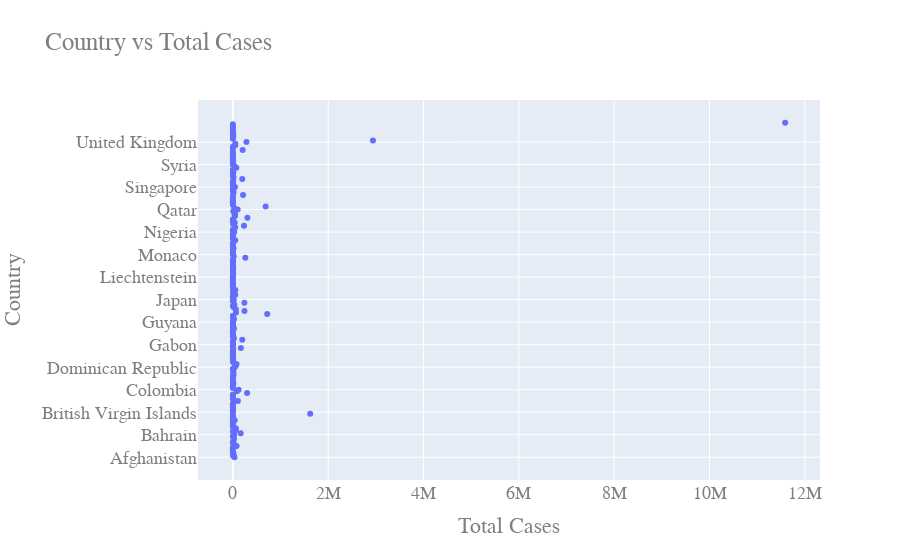

The cell this chart's notebook holds for it:
### Code cell
fig = go.Figure() 
fig.add_trace(go.Scatter( # Using Plotly's Scatter Method to plot a graph of popularity against vote_average.
    x= df_clean.total_cases,
    y= df_clean.location,
    mode='markers'
))
fig.update_layout(  # Making updates in layout 
    title="Country vs Total Cases",
    xaxis_title="Total Cases",
    yaxis_title="Country",
    font=dict(
        family="Courier New, monospace",
        size=18,
        color="#7f7f7f"
    )
)

### Figure 1 — Plotly figure (JSON) as saved in the notebook; plotly's stock layout.template omitted (floating-point values rounded to 4 significant figures; data arrays with more than 128 entries replaced by an {"elided": "..."} marker saying what was removed)
{"data": [{"mode": "markers", "type": "scatter", "x": {"elided": "209 int values"}, "y": {"elided": "209 str values"}}], "layout": {"font": {"color": "#7f7f7f", "family": "Courier New, monospace", "size": 18}, "title": {"text": "Country vs Total Cases"}, "xaxis": {"title": {"text": "Total Cases"}}, "yaxis": {"title": {"text": "Country"}}}}
